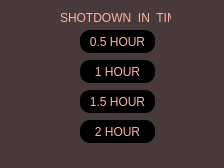
<?xml version="1.0" encoding="UTF-8"?>
<ui version="4.0">
 <class>MainWindow</class>
 <widget class="QMainWindow" name="MainWindow">
  <property name="geometry">
   <rect>
    <x>0</x>
    <y>0</y>
    <width>224</width>
    <height>168</height>
   </rect>
  </property>
  <property name="minimumSize">
   <size>
    <width>224</width>
    <height>168</height>
   </size>
  </property>
  <property name="maximumSize">
   <size>
    <width>224</width>
    <height>168</height>
   </size>
  </property>
  <property name="windowTitle">
   <string>noteAlix_shotDown</string>
  </property>
  <property name="windowIcon">
   <iconset resource="icon.qrc">
    <normaloff>:/icon/noteAlix_shotDown.ico</normaloff>:/icon/noteAlix_shotDown.ico</iconset>
  </property>
  <property name="styleSheet">
   <string notr="true">background-color: rgb(72, 58, 58);</string>
  </property>
  <widget class="QWidget" name="centralwidget">
   <widget class="QPushButton" name="pushButton">
    <property name="geometry">
     <rect>
      <x>80</x>
      <y>30</y>
      <width>75</width>
      <height>23</height>
     </rect>
    </property>
    <property name="styleSheet">
     <string notr="true">color: rgb(255, 179, 160);
font: 14pt &quot;Arial Narrow&quot;;
border-radius:10px;
background-color: rgb(0, 0, 0);</string>
    </property>
    <property name="text">
     <string>0.5 HOUR</string>
    </property>
   </widget>
   <widget class="QPushButton" name="pushButton_2">
    <property name="geometry">
     <rect>
      <x>80</x>
      <y>60</y>
      <width>75</width>
      <height>23</height>
     </rect>
    </property>
    <property name="styleSheet">
     <string notr="true">color: rgb(255, 179, 160);
font: 14pt &quot;Arial Narrow&quot;;
border-radius:10px;
background-color: rgb(0, 0, 0);</string>
    </property>
    <property name="text">
     <string>1 HOUR</string>
    </property>
   </widget>
   <widget class="QPushButton" name="pushButton_3">
    <property name="geometry">
     <rect>
      <x>80</x>
      <y>90</y>
      <width>75</width>
      <height>23</height>
     </rect>
    </property>
    <property name="styleSheet">
     <string notr="true">color: rgb(255, 179, 160);
font: 14pt &quot;Arial Narrow&quot;;
border-radius:10px;
background-color: rgb(0, 0, 0);</string>
    </property>
    <property name="text">
     <string>1.5 HOUR</string>
    </property>
   </widget>
   <widget class="QPushButton" name="pushButton_4">
    <property name="geometry">
     <rect>
      <x>80</x>
      <y>120</y>
      <width>75</width>
      <height>23</height>
     </rect>
    </property>
    <property name="styleSheet">
     <string notr="true">color: rgb(255, 179, 160);
font: 14pt &quot;Arial Narrow&quot;;
border-radius:10px;
background-color: rgb(0, 0, 0);</string>
    </property>
    <property name="text">
     <string>2 HOUR</string>
    </property>
   </widget>
   <widget class="QLabel" name="label">
    <property name="geometry">
     <rect>
      <x>60</x>
      <y>10</y>
      <width>111</width>
      <height>16</height>
     </rect>
    </property>
    <property name="styleSheet">
     <string notr="true">color: rgb(255, 179, 160);</string>
    </property>
    <property name="text">
     <string>SHOTDOWN  IN  TIME </string>
    </property>
   </widget>
  </widget>
 </widget>
 <resources>
  <include location="icon.qrc"/>
 </resources>
 <connections/>
</ui>
